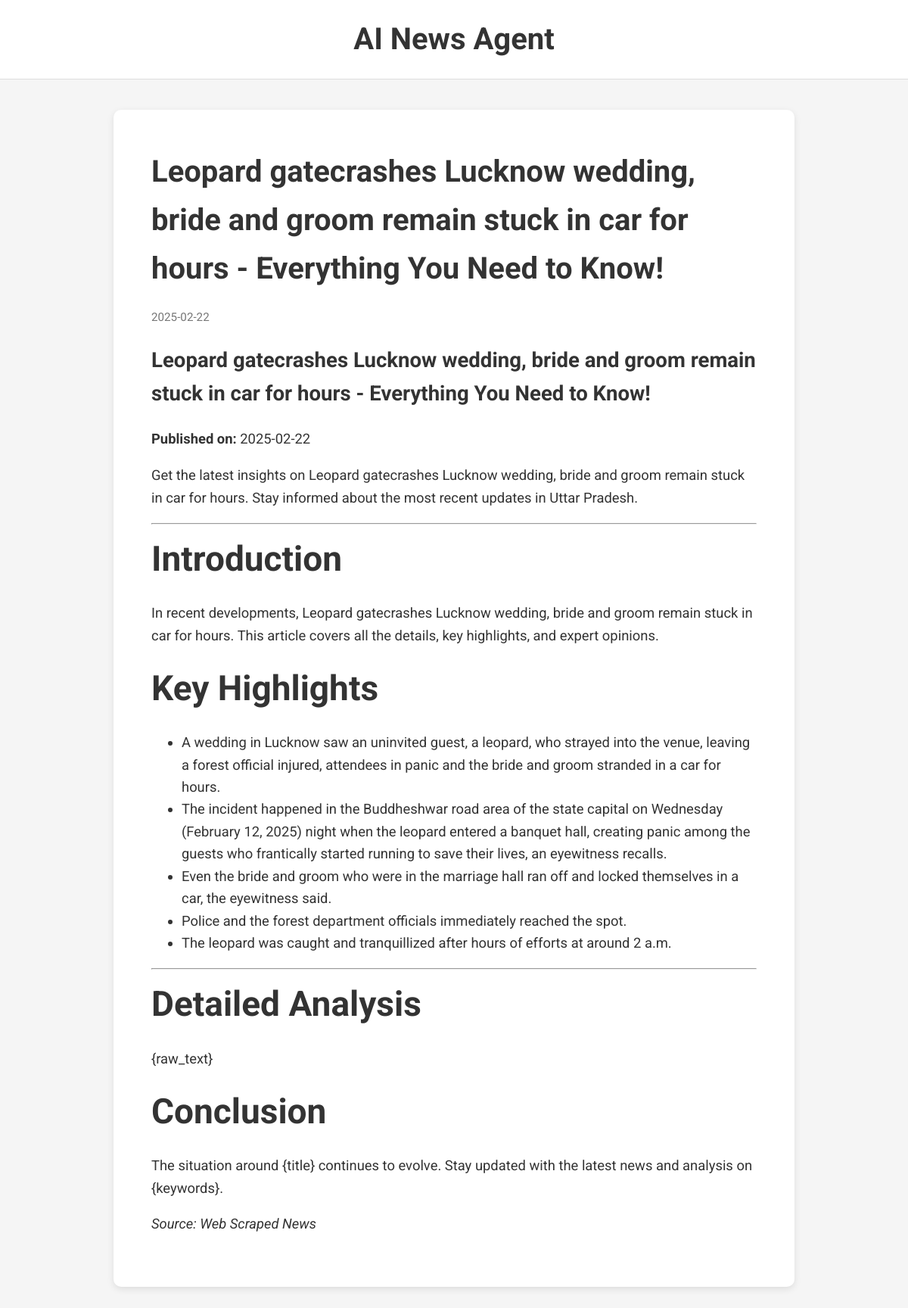
Screenshot of /article/4 with the database file from the repository.
### tables this page shows
CREATE TABLE articles (
        id INTEGER PRIMARY KEY AUTOINCREMENT,
        topic TEXT NOT NULL,
        sub_topic TEXT,
        title TEXT NOT NULL,
        url TEXT,
        raw_text TEXT,
        full_post TEXT,  -- Full blog post content
        seo_title TEXT,
        seo_keywords TEXT,
        meta_description TEXT,  -- Add meta description column
        date TEXT,
        published INTEGER DEFAULT 0
    );

### publisher.py (the view)
        @self.app.route("/article/<int:article_id>")
        def article(article_id):
            conn = sqlite3.connect(self.db_path)
            c = conn.cursor()
            c.execute(
                """
                SELECT seo_title, full_post, date, seo_keywords
                FROM articles
                WHERE id = ? AND published = 1
                """,
                (article_id,),
            )
            article_data = c.fetchone()
            conn.close()
            if article_data:
                seo_title, full_post, date, seo_keywords = article_data
                return render_template(
                    "article.html",
                    title=seo_title,
                    content=full_post,
                    date=date,
                    seo_keywords=seo_keywords,
                    meta_description=full_post[:150],  # Meta description from first 150 chars
                )
            abort(404)  # Return proper 404 page

### templates/article.html (shortened to what this page needs)
<!DOCTYPE html>
<html lang="en">
<head>
    <link rel="stylesheet" href="/static/style.css">
</head>
<body>
    <header>
        <h1><a href="/">AI News Agent</a></h1>
    </header>
    <main class="article-content">
        <h2>{{ title }}</h2>
        <p class="date">{{ date }}</p>
        <div class="content">{{ content | safe }}</div>
    </main>
</body>
</html>

### static/style.css (style rules this page uses)
body { font-family: 'Roboto', sans-serif; margin: 0; padding: 0; background-color: #f5f5f5; color: #333; line-height: 1.6; }
header { background-color: #fff; padding: 20px; border-bottom: 1px solid #ddd; text-align: center; }
header h1 { margin: 0; font-size: 2.5em; font-weight: 700; }
header h1 a { text-decoration: none; color: #333; }
main { max-width: 800px; margin: 40px auto; padding: 0 20px; }
.date { color: #777; font-size: 0.95em; margin: 0 0 15px; }
.article-content { background-color: #fff; padding: 50px; border-radius: 10px; box-shadow: 0 3px 10px rgba(0,0,0,0.1); }
.article-content h2 { font-size: 2.5em; margin: 0 0 20px; }
.content { font-size: 1.15em; }

### rows the page displays
articles: seo_title "Leopard gatecrashes Lucknow wedding, bride and groom remain stuck in car for hours - Everything You Need to Know!", date "2025-02-22", full_post "Leopard gatecrashes Lucknow wedding, bride and groom remain stuck in car for hours - Everything You Need to Know! Published on: 2025-02-22 Get the latest insights on Leopard gatecrashes Lucknow wedding, bride and groom remain stuck in car for hours. Stay informed about the most recent updates in Uttar Pradesh. Introduction In recent developments, Leopard gatecrashes Lucknow wedding, bride and groom remain stuck in car for hours. This article covers all the details, key highlights, and expert opinions. Key Highlights A wedding in Lucknow saw an uninvited guest, a leopard, who strayed into the venue, leaving a forest official injured, attendees in panic and the bride and groom stranded in a…"
